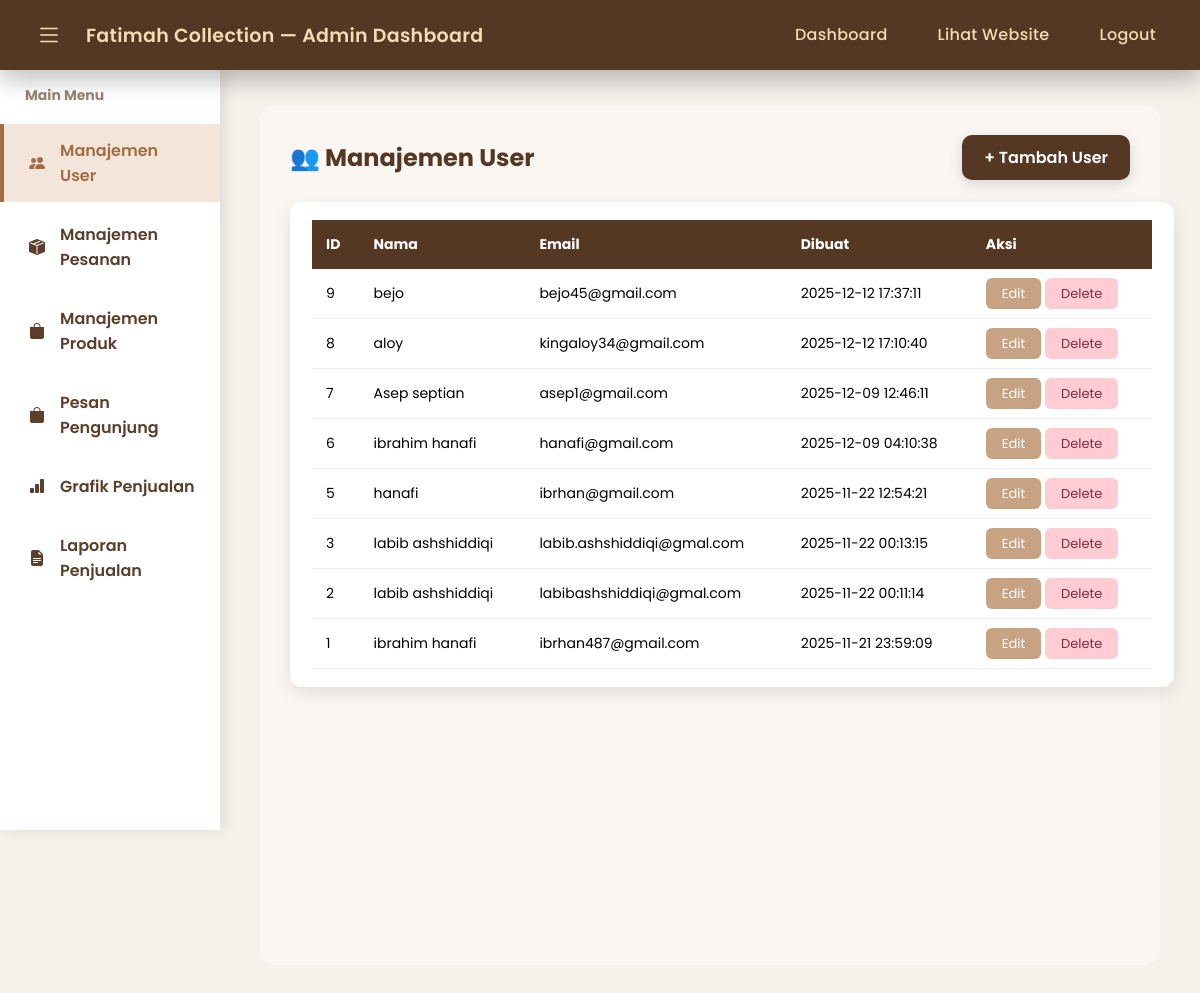
Page /admin/users/index.php on the committed database.
### tables this page shows
CREATE TABLE `users` (
  `id` int(11) NOT NULL,
  `name` varchar(100) NOT NULL,
  `email` varchar(150) NOT NULL,
  `password` varchar(255) NOT NULL,
  `created_at` datetime DEFAULT current_timestamp(),
  `profile_photo` varchar(255) DEFAULT NULL
);

### admin/users/index.php (the view, shortened to what this page needs)
<?php
include("../../app/config/database.php");
include '../layout.php';
$result = $db->query("SELECT * FROM users ORDER BY id DESC");
?>
<div class="content">
<div class="admin-content">
    <div class="top-bar">
        <h2 class="page-title">👥 Manajemen User</h2>
        <a href="create.php" class="btn-add">+ Tambah User</a>
    </div>
    <div class="table-users-wrapper">
        <table class="table-users">
            <thead>
                <tr>
                    <th>ID</th>
                    <th>Nama</th>
                    <th>Email</th>
                    <th>Dibuat</th>
                    <th>Aksi</th>
                </tr>
            </thead>
            <tbody>
                <?php while ($row = $result->fetch_assoc()): ?>
                <tr>
                    <td><?= $row['id'] ?></td>
                    <td><?= $row['name'] ?></td>
                    <td><?= $row['email'] ?></td>
                    <td><?= $row['created_at'] ?></td>
                    <td>
                        <a href="edit.php?id=<?= $row['id'] ?>" class="btn-edit">Edit</a>
                        <a href="delete.php?id=<?= $row['id'] ?>"
                           onclick="return confirm('Yakin hapus user ini?')"
                           class="btn-del">Delete</a>
                    </td>
                </tr>
                <?php endwhile; ?>
            </tbody>
        </table>
    </div>
</div>
</div>

### admin/layout.php (style rules this page uses)
body { margin: 0; padding: 0; font-family: 'Poppins', sans-serif; background: #f5f1eb; transition: .3s; }
.content { margin-left: 220px; margin-top: 70px; padding: 35px 40px; transition: .3s; }

### admin/users/index.php (style rules this page uses)
.admin-content { background: #faf7f3; padding: 30px; min-height: 100vh; border-radius: 16px; }
.top-bar { display: flex; justify-content: space-between; align-items: center; margin-bottom: 22px; }
.page-title { font-size: 24px; font-weight: 700; color: #543824; margin: 0; }
.btn-add { background: #543824; color: white; padding: 10px 22px; text-decoration: none; font-weight: 600; border-radius: 10px; box-shadow: 0 4px 14px rgba(0,0,0,0.14); transition: .25s; }
.table-users-wrapper { width: 100%; background: white; padding: 18px 22px; border-radius: 12px; margin-top: 18px; box-shadow: 0 6px 18px rgba(0,0,0,0.10); overflow-x: auto; }
.table-users { width: 100%; border-collapse: collapse; min-width: 720px; }
.table-users thead { background: #543824; color: white; }
.table-users th { padding: 14px; font-size: 14px; text-align: left; }
.table-users td { padding: 14px; font-size: 14px; border-bottom: 1px solid #eee; }
.btn-edit { background: #c7a384; color: white; padding: 6px 16px; text-decoration: none; border-radius: 6px; font-size: 13px; transition: .25s; }
.btn-del { background: #ffccd4; color: #7a2e3e; padding: 6px 16px; text-decoration: none; border-radius: 6px; font-size: 13px; transition: .25s; }

### rows in the picture
users: id "9", name "bejo", email "bejo45@gmail.com", created_at "2025-12-12 17:37:11"
users: id "8", name "aloy", email "kingaloy34@gmail.com", created_at "2025-12-12 17:10:40"
users: id "7", name "Asep septian", email "asep1@gmail.com", created_at "2025-12-09 12:46:11"
users: id "6", name "ibrahim hanafi", email "hanafi@gmail.com", created_at "2025-12-09 04:10:38"
users: id "5", name "hanafi", email "ibrhan@gmail.com", created_at "2025-11-22 12:54:21"
users: id "3", name "labib ashshiddiqi", email "labib.ashshiddiqi@gmal.com", created_at "2025-11-22 00:13:15"
users: id "2", name "labib ashshiddiqi", email "labibashshiddiqi@gmal.com", created_at "2025-11-22 00:11:14"
users: id "1", name "ibrahim hanafi", email "ibrhan487@gmail.com", created_at "2025-11-21 23:59:09"
